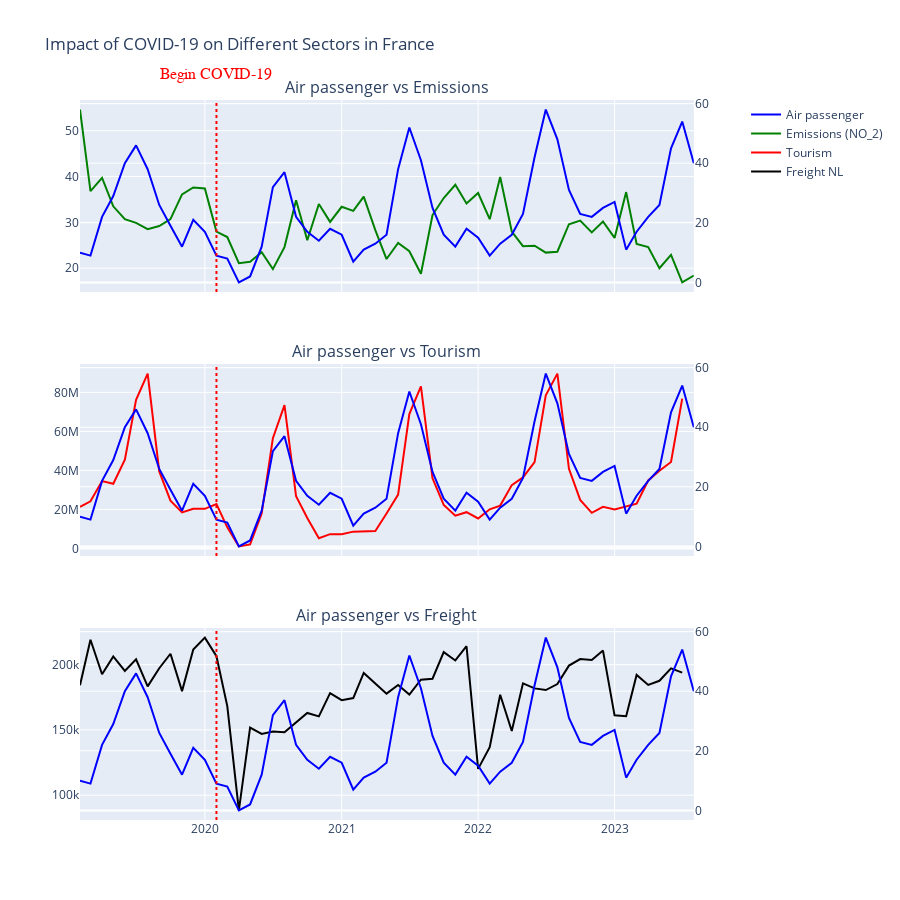

The notebook cell this image was saved under:
### Code cell
fig = make_subplots(rows=3, cols=1,
                    shared_xaxes=True,
                    subplot_titles=('Air passenger vs Emissions', 'Air passenger vs Tourism', 'Air passenger vs Freight'),
                    vertical_spacing=0.1,
                    specs=[[{'secondary_y': True}],
                           [{'secondary_y': True}],
                           [{'secondary_y': True}]])

# For Traffic vs Emissions
fig.add_trace(go.Scatter(
    x=traffic_FR['TIME_PERIOD'],
    y=traffic_FR['OBS_VALUE'],
    name='Air passenger',
    line=dict(color='blue'),
), row=1, col=1, secondary_y=True)

fig.add_trace(go.Scatter(
    x=emissions_FR['TIME_PERIOD'],
    y=emissions_FR['OBS_VALUE'],
    name="Emissions (NO_2)",
    line=dict(color='green'),
), row=1, col=1, secondary_y=False)

# For Traffic vs Tourism
fig.add_trace(go.Scatter(
    x=traffic_FR['TIME_PERIOD'],
    y=traffic_FR['OBS_VALUE'],
    showlegend=False,  
    line=dict(color='blue'),
), row=2, col=1, secondary_y=True)

fig.add_trace(go.Scatter(
    x=tourism_FR['TIME_PERIOD'],
    y=tourism_FR['OBS_VALUE'],
    name='Tourism',
    line=dict(color='red'),
), row=2, col=1, secondary_y=False)

# For Traffic vs Freight
fig.add_trace(go.Scatter(
    x=traffic_FR['TIME_PERIOD'],
    y=traffic_FR['OBS_VALUE'],
    showlegend=False, 
    line=dict(color='blue'),
), row=3, col=1, secondary_y=True)

fig.add_trace(go.Scatter(
    x=supply_FR['TIME_PERIOD'],
    y=supply_FR['OBS_VALUE'],
    name='Freight NL',
    line=dict(color='black'),
), row=3, col=1, secondary_y=False)

fig.update_layout(
    title_text='Impact of COVID-19 on Different Sectors in France',
    height=900 
)

fig.add_vline(x='2020-02', line_width=2, line_color='red', line_dash='dot')
fig.add_annotation(
    dict(
        x='2020-02-01',
        y=1.05,  
        xref='x',
        yref='paper',
        text='Begin COVID-19',  
        showarrow=False,
        font=dict(
            family='Courier New, monospace',
            size=16,
            color='red'
        ),
        ax=0,  
        ay=0
    )
)

fig.show()

### Figure 1 — Plotly figure (JSON) as saved in the notebook; plotly's stock layout.template omitted (floating-point values rounded to 4 significant figures)
{"data": [{"line": {"color": "blue"}, "name": "Air passenger", "type": "scatter", "x": ["2019-02", "2019-03", "2019-04", "2019-05", "2019-06", "2019-07", "2019-08", "2019-09", "2019-10", "2019-11", "2019-12", "2020-01", "2020-02", "2020-03", "2020-04", "2020-05", "2020-06", "2020-07", "2020-08", "2020-09", "2020-10", "2020-11", "2020-12", "2021-01", "2021-02", "2021-03", "2021-04", "2021-05", "2021-06", "2021-07", "2021-08", "2021-09", "2021-10", "2021-11", "2021-12", "2022-01", "2022-02", "2022-03", "2022-04", "2022-05", "2022-06", "2022-07", "2022-08", "2022-09", "2022-10", "2022-11", "2022-12", "2023-01", "2023-02", "2023-03", "2023-04", "2023-05", "2023-06", "2023-07", "2023-08"], "xaxis": "x", "y": [10, 9, 22, 29, 40, 46, 38, 26, 19, 12, 21, 17, 9, 8, 0, 2, 12, 32, 37, 22, 17, 14, 18, 16, 7, 11, 13, 16, 38, 52, 41, 25, 16, 12, 18, 15, 9, 13, 16, 23, 42, 58, 48, 31, 23, 22, 25, 27, 11, 17, 22, 26, 45, 54, 40], "yaxis": "y2"}, {"line": {"color": "green"}, "name": "Emissions (NO_2)", "type": "scatter", "x": ["2019-02", "2019-03", "2019-04", "2019-05", "2019-06", "2019-07", "2019-08", "2019-09", "2019-10", "2019-11", "2019-12", "2020-01", "2020-02", "2020-03", "2020-04", "2020-05", "2020-06", "2020-07", "2020-08", "2020-09", "2020-10", "2020-11", "2020-12", "2021-01", "2021-02", "2021-03", "2021-04", "2021-05", "2021-06", "2021-07", "2021-08", "2021-09", "2021-10", "2021-11", "2021-12", "2022-01", "2022-02", "2022-03", "2022-04", "2022-05", "2022-06", "2022-07", "2022-08", "2022-09", "2022-10", "2022-11", "2022-12", "2023-01", "2023-02", "2023-03", "2023-04", "2023-05", "2023-06", "2023-07", "2023-08"], "xaxis": "x", "y": [54.6, 36.8, 39.7, 33.5, 30.7, 29.9, 28.5, 29.2, 30.7, 36.1, 37.6, 37.4, 28, 26.8, 21.1, 21.4, 23.5, 19.8, 24.6, 34.8, 26.1, 34, 30.1, 33.4, 32.5, 35.6, 28.3, 22, 25.5, 23.7, 18.8, 31.6, 35.3, 38.2, 34.1, 36.4, 30.7, 39.9, 28, 24.8, 24.9, 23.4, 23.6, 29.6, 30.4, 27.8, 30.2, 26.6, 36.6, 25.3, 24.6, 20, 22.9, 16.9, 18.4], "yaxis": "y"}, {"line": {"color": "blue"}, "showlegend": false, "type": "scatter", "x": ["2019-02", "2019-03", "2019-04", "2019-05", "2019-06", "2019-07", "2019-08", "2019-09", "2019-10", "2019-11", "2019-12", "2020-01", "2020-02", "2020-03", "2020-04", "2020-05", "2020-06", "2020-07", "2020-08", "2020-09", "2020-10", "2020-11", "2020-12", "2021-01", "2021-02", "2021-03", "2021-04", "2021-05", "2021-06", "2021-07", "2021-08", "2021-09", "2021-10", "2021-11", "2021-12", "2022-01", "2022-02", "2022-03", "2022-04", "2022-05", "2022-06", "2022-07", "2022-08", "2022-09", "2022-10", "2022-11", "2022-12", "2023-01", "2023-02", "2023-03", "2023-04", "2023-05", "2023-06", "2023-07", "2023-08"], "xaxis": "x2", "y": [10, 9, 22, 29, 40, 46, 38, 26, 19, 12, 21, 17, 9, 8, 0, 2, 12, 32, 37, 22, 17, 14, 18, 16, 7, 11, 13, 16, 38, 52, 41, 25, 16, 12, 18, 15, 9, 13, 16, 23, 42, 58, 48, 31, 23, 22, 25, 27, 11, 17, 22, 26, 45, 54, 40], "yaxis": "y4"}, {"line": {"color": "red"}, "name": "Tourism", "type": "scatter", "x": ["2019-02", "2019-03", "2019-04", "2019-05", "2019-06", "2019-07", "2019-08", "2019-09", "2019-10", "2019-11", "2019-12", "2020-01", "2020-02", "2020-03", "2020-04", "2020-05", "2020-06", "2020-07", "2020-08", "2020-09", "2020-10", "2020-11", "2020-12", "2021-01", "2021-02", "2021-03", "2021-04", "2021-05", "2021-06", "2021-07", "2021-08", "2021-09", "2021-10", "2021-11", "2021-12", "2022-01", "2022-02", "2022-03", "2022-04", "2022-05", "2022-06", "2022-07", "2022-08", "2022-09", "2022-10", "2022-11", "2022-12", "2023-01", "2023-02", "2023-03", "2023-04", "2023-05", "2023-06", "2023-07"], "xaxis": "x2", "y": [21343918, 24146968, 34524535, 33153916, 45484105, 76193809, 89610216, 39452798, 24458403, 18430315, 20341828, 20286098, 22747472, 10798713, 1040780, 2041302, 17852529, 56509938, 73475276, 26788119, 15610898, 5231670, 7317613, 7284146, 8604215, 8571391, 8902288, 17890803, 27594443, 68911745, 83014407, 35939250, 22335656, 16769574, 18571127, 15355073, 20066610, 21950805, 32469245, 36407462, 44240632, 78516539, 89615467, 40768788, 24886684, 18235128, 21303776, 19991525, 21626757, 22935141, 34836528, 39841092, 44294010, 76772780], "yaxis": "y3"}, {"line": {"color": "blue"}, "showlegend": false, "type": "scatter", "x": ["2019-02", "2019-03", "2019-04", "2019-05", "2019-06", "2019-07", "2019-08", "2019-09", "2019-10", "2019-11", "2019-12", "2020-01", "2020-02", "2020-03", "2020-04", "2020-05", "2020-06", "2020-07", "2020-08", "2020-09", "2020-10", "2020-11", "2020-12", "2021-01", "2021-02", "2021-03", "2021-04", "2021-05", "2021-06", "2021-07", "2021-08", "2021-09", "2021-10", "2021-11", "2021-12", "2022-01", "2022-02", "2022-03", "2022-04", "2022-05", "2022-06", "2022-07", "2022-08", "2022-09", "2022-10", "2022-11", "2022-12", "2023-01", "2023-02", "2023-03", "2023-04", "2023-05", "2023-06", "2023-07", "2023-08"], "xaxis": "x3", "y": [10, 9, 22, 29, 40, 46, 38, 26, 19, 12, 21, 17, 9, 8, 0, 2, 12, 32, 37, 22, 17, 14, 18, 16, 7, 11, 13, 16, 38, 52, 41, 25, 16, 12, 18, 15, 9, 13, 16, 23, 42, 58, 48, 31, 23, 22, 25, 27, 11, 17, 22, 26, 45, 54, 40], "yaxis": "y6"}, {"line": {"color": "black"}, "name": "Freight NL", "type": "scatter", "x": ["2019-02", "2019-03", "2019-04", "2019-05", "2019-06", "2019-07", "2019-08", "2019-09", "2019-10", "2019-11", "2019-12", "2020-01", "2020-02", "2020-03", "2020-04", "2020-05", "2020-06", "2020-07", "2020-08", "2020-09", "2020-10", "2020-11", "2020-12", "2021-01", "2021-02", "2021-03", "2021-04", "2021-05", "2021-06", "2021-07", "2021-08", "2021-09", "2021-10", "2021-11", "2021-12", "2022-01", "2022-02", "2022-03", "2022-04", "2022-05", "2022-06", "2022-07", "2022-08", "2022-09", "2022-10", "2022-11", "2022-12", "2023-01", "2023-02", "2023-03", "2023-04", "2023-05", "2023-06", "2023-07"], "xaxis": "x3", "y": [184200.0, 219100.0, 192700.0, 206300.0, 195200.0, 204000.0, 183400.0, 197300.0, 208400.0, 179700.0, 211616, 220700.0, 206500.0, 168200.0, 88350.0, 151800.0, 146900.0, 148800.0, 148300.0, 155800.0, 163000.0, 160400.0, 178200.0, 172800.0, 174399, 193700.0, 185300.0, 177800.0, 184400.0, 177100.0, 188500.0, 189228, 209600.0, 203200.0, 214100.0, 120200.0, 136800.0, 177000.0, 149200.0, 185700.0, 181800.0, 180600.0, 185100.0, 199300.0, 204300.0, 203500.0, 210800.0, 161160, 160500.0, 192100.0, 184400.0, 187600.0, 197200.0, 193900.0], "yaxis": "y5"}], "layout": {"annotations": [{"font": {"size": 16}, "showarrow": false, "text": "Air passenger vs Emissions", "x": 0.47, "xanchor": "center", "xref": "paper", "y": 1, "yanchor": "bottom", "yref": "paper"}, {"font": {"size": 16}, "showarrow": false, "text": "Air passenger vs Tourism", "x": 0.47, "xanchor": "center", "xref": "paper", "y": 0.6333, "yanchor": "bottom", "yref": "paper"}, {"font": {"size": 16}, "showarrow": false, "text": "Air passenger vs Freight", "x": 0.47, "xanchor": "center", "xref": "paper", "y": 0.2667, "yanchor": "bottom", "yref": "paper"}, {"ax": 0, "ay": 0, "font": {"color": "red", "family": "Courier New, monospace", "size": 16}, "showarrow": false, "text": "Begin COVID-19", "x": "2020-02-01", "xref": "x", "y": 1.05, "yref": "paper"}], "height": 900, "shapes": [{"line": {"color": "red", "dash": "dot", "width": 2}, "type": "line", "x0": "2020-02", "x1": "2020-02", "xref": "x", "y0": 0, "y1": 1, "yref": "y domain"}, {"line": {"color": "red", "dash": "dot", "width": 2}, "type": "line", "x0": "2020-02", "x1": "2020-02", "xref": "x2", "y0": 0, "y1": 1, "yref": "y3 domain"}, {"line": {"color": "red", "dash": "dot", "width": 2}, "type": "line", "x0": "2020-02", "x1": "2020-02", "xref": "x3", "y0": 0, "y1": 1, "yref": "y5 domain"}], "title": {"text": "Impact of COVID-19 on Different Sectors in France"}, "xaxis": {"anchor": "y", "domain": [0, 0.94], "matches": "x3", "showticklabels": false}, "xaxis2": {"anchor": "y3", "domain": [0, 0.94], "matches": "x3", "showticklabels": false}, "xaxis3": {"anchor": "y5", "domain": [0, 0.94]}, "yaxis": {"anchor": "x", "domain": [0.7333, 1]}, "yaxis2": {"anchor": "x", "overlaying": "y", "side": "right"}, "yaxis3": {"anchor": "x2", "domain": [0.3667, 0.6333]}, "yaxis4": {"anchor": "x2", "overlaying": "y3", "side": "right"}, "yaxis5": {"anchor": "x3", "domain": [0, 0.2667]}, "yaxis6": {"anchor": "x3", "overlaying": "y5", "side": "right"}}}
